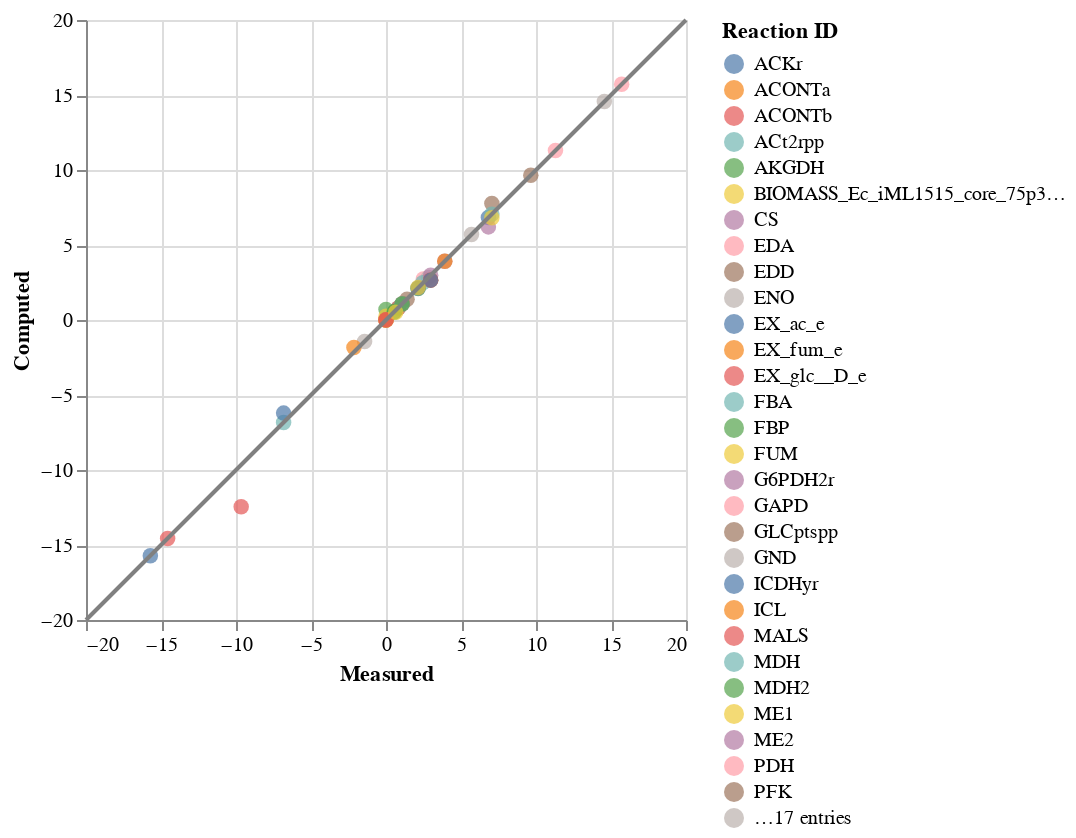

Notebook code cell kept with this figure:
### Markdown cell above
#### Compare fluxes

### Code cell
data = pd.concat(objs=(flux_data, flux_solution.fluxes), axis=1).dropna()
data = data.reset_index()
data.columns = ["Reaction ID", "Measured", "Computed"]

flux_compare = alt.Chart(
    data=data,
    width=300,
    height=300,
).mark_circle(size=60).encode(
    x='Measured:Q',
    y='Computed:Q',
    color='Reaction ID',
    tooltip=list(data.columns)
)
line = pd.DataFrame({
    'Measured': [-20, 20],
    'Computed':  [-20, 20],
})
line_plot = alt.Chart(line).mark_line(color= 'grey').encode(
    x='Measured',
    y='Computed',
)
flux_compare += line_plot
flux_compare

### Figure 1 — Vega-Lite specification as saved in the notebook (floating-point values rounded to 4 significant figures)
{"config": {"view": {"continuousWidth": 400, "continuousHeight": 300}}, "layer": [{"data": {"name": "data-c4452903d9c8d6233a168d67bd56c314"}, "mark": {"type": "circle", "size": 60}, "encoding": {"color": {"type": "nominal", "field": "Reaction ID"}, "tooltip": [{"type": "nominal", "field": "Reaction ID"}, {"type": "quantitative", "field": "Measured"}, {"type": "quantitative", "field": "Computed"}], "x": {"type": "quantitative", "field": "Measured"}, "y": {"type": "quantitative", "field": "Computed"}}, "height": 300, "width": 300}, {"data": {"name": "data-877a02f6874690c56512e522194df5dc"}, "mark": {"type": "line", "color": "grey"}, "encoding": {"x": {"type": "quantitative", "field": "Measured"}, "y": {"type": "quantitative", "field": "Computed"}}}], "$schema": "https://vega.github.io/schema/vega-lite/v4.8.1.json", "datasets": {"data-c4452903d9c8d6233a168d67bd56c314": [{"Reaction ID": "EX_ac_e", "Measured": 6.827, "Computed": 6.827}, {"Reaction ID": "ACt2rpp", "Measured": -6.827, "Computed": -6.827}, {"Reaction ID": "ACKr", "Measured": -6.827, "Computed": -6.207}, {"Reaction ID": "PTAr", "Measured": 6.827, "Computed": 6.207}, {"Reaction ID": "EX_glc__D_e", "Measured": -9.654, "Computed": -12.44}, {"Reaction ID": "GLCptspp", "Measured": 9.654, "Computed": 9.649}, {"Reaction ID": "EX_fum_e", "Measured": 9.654e-08, "Computed": 0.0}, {"Reaction ID": "PGI", "Measured": 5.7, "Computed": 5.7}, {"Reaction ID": "PFK", "Measured": 7.058, "Computed": 7.764}, {"Reaction ID": "FBP", "Measured": 0.0, "Computed": 0.7058}, {"Reaction ID": "FBA", "Measured": 7.058, "Computed": 7.058}, {"Reaction ID": "TPI", "Measured": 7.058, "Computed": 6.822}, {"Reaction ID": "GAPD", "Measured": 15.71, "Computed": 15.71}, {"Reaction ID": "PGK", "Measured": -15.71, "Computed": -15.71}, {"Reaction ID": "PGM", "Measured": -14.56, "Computed": -14.56}, {"Reaction ID": "ENO", "Measured": 14.56, "Computed": 14.56}, {"Reaction ID": "PYK", "Measured": 2.487, "Computed": 2.731}, {"Reaction ID": "PPS", "Measured": 0.0, "Computed": 0.254}, {"Reaction ID": "PDH", "Measured": 11.3, "Computed": 11.3}, {"Reaction ID": "EDD", "Measured": 1.087, "Computed": 1.087}, {"Reaction ID": "EDA", "Measured": 1.087, "Computed": 1.087}, {"Reaction ID": "G6PDH2r", "Measured": 3.919, "Computed": 3.919}, {"Reaction ID": "PGL", "Measured": 3.919, "Computed": 3.919}, {"Reaction ID": "GND", "Measured": 2.832, "Computed": 2.832}, {"Reaction ID": "RPI", "Measured": -1.427, "Computed": -1.434}, {"Reaction ID": "RPE", "Measured": 1.405, "Computed": 1.378}, {"Reaction ID": "TKT1", "Measured": 0.8202, "Computed": 0.7977}, {"Reaction ID": "TALA", "Measured": 0.8202, "Computed": 0.7977}, {"Reaction ID": "TKT2", "Measured": 0.5846, "Computed": 0.5798}, {"Reaction ID": "PPC", "Measured": 2.453, "Computed": 2.481}, {"Reaction ID": "PPCK", "Measured": 0.5409, "Computed": 0.5132}, {"Reaction ID": "CS", "Measured": 2.978, "Computed": 2.978}, {"Reaction ID": "ACONTa", "Measured": 2.978, "Computed": 2.657}, {"Reaction ID": "ACONTb", "Measured": 2.978, "Computed": 2.657}, {"Reaction ID": "ICDHyr", "Measured": 2.978, "Computed": 2.657}, {"Reaction ID": "AKGDH", "Measured": 2.138, "Computed": 2.105}, {"Reaction ID": "SUCOAS", "Measured": -2.138, "Computed": -1.835}, {"Reaction ID": "SUCDi", "Measured": 2.138, "Computed": 2.138}, {"Reaction ID": "FUM", "Measured": 2.138, "Computed": 2.171}, {"Reaction ID": "MDH", "Measured": 1.069, "Computed": 1.069}, {"Reaction ID": "MDH2", "Measured": 1.069, "Computed": 1.069}, {"Reaction ID": "ME1", "Measured": -4.779e-08, "Computed": 0.0}, {"Reaction ID": "ME2", "Measured": -4.779e-08, "Computed": 0.0}, {"Reaction ID": "ICL", "Measured": 9.654e-10, "Computed": 0.0}, {"Reaction ID": "MALS", "Measured": 9.654e-10, "Computed": 0.02236}, {"Reaction ID": "BIOMASS_Ec_iML1515_core_75p37M", "Measured": 0.65, "Computed": 0.5136}], "data-877a02f6874690c56512e522194df5dc": [{"Measured": -20, "Computed": -20}, {"Measured": 20, "Computed": 20}]}}
